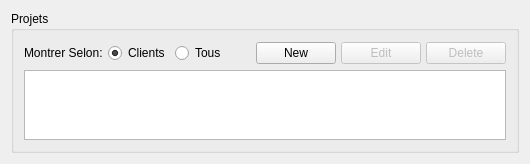
              <widget class="QWidget" name="scrollAreaWidgetContents_2">
               <property name="geometry">
                <rect>
                 <x>0</x>
                 <y>0</y>
                 <width>516</width>
                 <height>158</height>
                </rect>
               </property>
               <property name="sizePolicy">
                <sizepolicy hsizetype="Expanding" vsizetype="Expanding">
                 <horstretch>0</horstretch>
                 <verstretch>0</verstretch>
                </sizepolicy>
               </property>
               <layout class="QGridLayout" name="gridLayout_13">
                <item row="0" column="0">
                 <widget class="QGroupBox" name="groupBox_2">
                  <property name="sizePolicy">
                   <sizepolicy hsizetype="MinimumExpanding" vsizetype="Preferred">
                    <horstretch>0</horstretch>
                    <verstretch>0</verstretch>
                   </sizepolicy>
                  </property>
                  <property name="title">
                   <string>Projets</string>
                  </property>
                  <layout class="QHBoxLayout" name="horizontalLayout_4">
                   <property name="spacing">
                    <number>5</number>
                   </property>
                   <property name="margin">
                    <number>10</number>
                   </property>
                   <item>
                    <layout class="QVBoxLayout" name="verticalLayout_9">
                     <item>
                      <layout class="QHBoxLayout" name="horizontalLayout">
                       <item>
                        <layout class="QHBoxLayout" name="horizontalLayout_18">
                         <item>
                          <widget class="QLabel" name="label_20">
                           <property name="styleSheet">
                            <string notr="true">QLabel{
	background-color: rgba(255, 255, 255, 0);
	font: 10pt &quot;Roboto&quot;
}</string>
                           </property>
                           <property name="text">
                            <string>Montrer Selon:</string>
                           </property>
                          </widget>
                         </item>
                         <item>
                          <widget class="QRadioButton" name="radioButtonJClients">
                           <property name="text">
                            <string>Clients</string>
                           </property>
                           <property name="checked">
                            <bool>true</bool>
                           </property>
                          </widget>
                         </item>
                         <item>
                          <widget class="QRadioButton" name="radioButtonJAll">
                           <property name="text">
                            <string>Tous</string>
                           </property>
                           <property name="checked">
                            <bool>false</bool>
                           </property>
                          </widget>
                         </item>
                        </layout>
                       </item>
                       <item>
                        <widget class="QComboBox" name="comboBoxClients">
                         <property name="enabled">
                          <bool>true</bool>
                         </property>
                         <property name="sizePolicy">
                          <sizepolicy hsizetype="Fixed" vsizetype="Fixed">
                           <horstretch>0</horstretch>
                           <verstretch>0</verstretch>
                          </sizepolicy>
                         </property>
                         <property name="minimumSize">
                          <size>
                           <width>0</width>
                           <height>24</height>
                          </size>
                         </property>
                         <property name="maximumSize">
                          <size>
                           <width>0</width>
                           <height>16777215</height>
                          </size>
                         </property>
                         <property name="maxVisibleItems">
                          <number>20</number>
                         </property>
                         <property name="sizeAdjustPolicy">
                          <enum>QComboBox::AdjustToMinimumContentsLengthWithIcon</enum>
                         </property>
                        </widget>
                       </item>
                       <item>
                        <spacer name="horizontalSpacer_5">
                         <property name="orientation">
                          <enum>Qt::Horizontal</enum>
                         </property>
                         <property name="sizeType">
                          <enum>QSizePolicy::MinimumExpanding</enum>
                         </property>
                         <property name="sizeHint" stdset="0">
                          <size>
                           <width>20</width>
                           <height>20</height>
                          </size>
                         </property>
                        </spacer>
                       </item>
                       <item>
                        <widget class="QPushButton" name="btnNewJ">
                         <property name="enabled">
                          <bool>true</bool>
                         </property>
                         <property name="text">
                          <string>New</string>
                         </property>
                        </widget>
                       </item>
                       <item>
                        <widget class="QPushButton" name="btnEditJ">
                         <property name="enabled">
                          <bool>false</bool>
                         </property>
                         <property name="text">
                          <string>Edit</string>
                         </property>
                         <property name="default">
                          <bool>false</bool>
                         </property>
                         <property name="flat">
                          <bool>false</bool>
                         </property>
                        </widget>
                       </item>
                       <item>
                        <widget class="QPushButton" name="btnDelJ">
                         <property name="enabled">
                          <bool>false</bool>
                         </property>
                         <property name="styleSheet">
                          <string notr="true">
QPushButton:hover:!pressed {
	background-color: qlineargradient(spread:pad, x1:1, y1:0, x2:1, y2:1, stop:0 rgba(255, 54, 54, 255), stop:1 rgba(100, 0, 0, 255));
    border-style: outset;
	border-top-color: rgb(180, 54, 54);
	border-left-color: rgb(180, 54, 54);
	border-right-color: rgb(180, 54, 54);
	border-bottom-color: rgb(100, 0, 0);
}
QPushButton:hover {
    background-color:rgb(100, 0, 0);
    border-style: inset;
	border-color:rgb(100, 0, 0);

}

</string>
                         </property>
                         <property name="text">
                          <string>Delete</string>
                         </property>
                        </widget>
                       </item>
                      </layout>
                     </item>
                     <item>
                      <widget class="QTableView" name="jobsTable">
                       <property name="sizePolicy">
                        <sizepolicy hsizetype="MinimumExpanding" vsizetype="Expanding">
                         <horstretch>0</horstretch>
                         <verstretch>0</verstretch>
                        </sizepolicy>
                       </property>
                      </widget>
                     </item>
                    </layout>
                   </item>
                  </layout>
                 </widget>
                </item>
               </layout>
              </widget>
